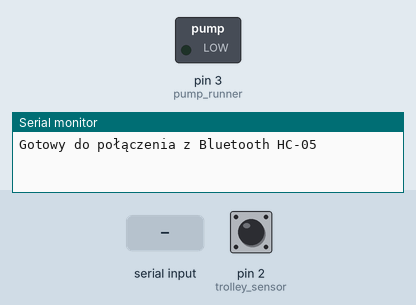
Recording of a sketch running on a simulated Arduino Uno, built with avr-gcc and run on an emulated ATmega328P. Parts: switched loads named in the sketch (green lamp = pin HIGH), the last lines printed to the serial monitor. Inputs (shaded band) come from the test bench; at power-on: pin 2 (trolley_sensor) HIGH.

Above: at 1.2 s.
1.3 s: "trolley,1\n" received over the second serial link
2.8 s: "=\n" received over the second serial link
4.3 s: pin 2 (trolley_sensor) pulsed LOW 5 times (0.12 s each, 0.3 s apart)
At 5.3 s:
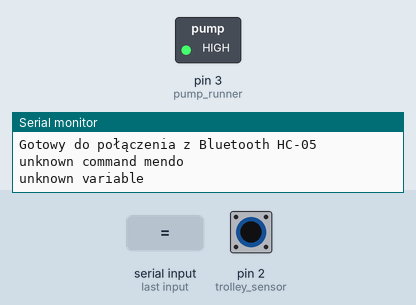
Timing chart, 0 to 7.3 s (numbered marks = the images above; inputs shaded):
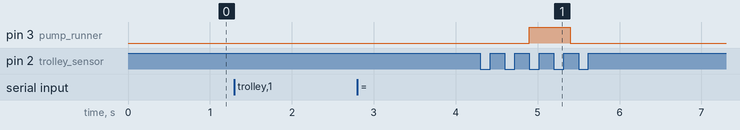

The sketch:

trolley_pump.ino
```cpp
#include <SoftwareSerial.h>

SoftwareSerial bluetooth(10, 11);
#define trolley_sensor 2
#define pump_runner 3

int oil_amount = 0;

short trolley_user_data = 0;
short trolley = 3;
int timer = 500;
bool isCountingTrolley = true;
// bool isPumpRunning = false;

void setup() {
  pinMode(trolley_sensor, INPUT_PULLUP);
  pinMode(pump_runner, OUTPUT);

  Serial.begin(9600);
  bluetooth.begin(9600);
  Serial.println("Gotowy do połączenia z Bluetooth HC-05");
}

void loop() {
  if (digitalRead(trolley_sensor) == LOW) {
    if(isCountingTrolley){
      trolley--;
      isCountingTrolley = false;
      if (trolley <=0){
        digitalWrite(pump_runner, HIGH);
        if(trolley_user_data != 0){
          trolley = trolley_user_data;
        } else {
          trolley = 3;
        }
        delay(timer);
        digitalWrite(pump_runner, LOW);
      }
    }
  } else {
    digitalWrite(pump_runner, LOW);
    isCountingTrolley = true;
  }

  if (bluetooth.available()) {
    // char c = bluetooth.read();
    String command = bluetooth.readStringUntil('\n');
    // Serial.write(c);
    handleBluetoothCommand(command);
  }

  if (Serial.available()) {
    char c = Serial.read();
    bluetooth.write(c);
  }
}

void handleBluetoothCommand(String command){
  command.trim();
  int equalsIndex = command.indexOf("=");
  if(equalsIndex == -1){
    Serial.println("unknown command mendo");
    return;
  }

  String variable = command.substring(0, equalsIndex);
  String valueStr = command.substring(equalsIndex +1);

  int value = valueStr.toInt();
  if(variable.equalsIgnoreCase("trolley")){
    trolley_user_data = value;
    Serial.print("trolley set on: ");
    Serial.println(trolley_user_data);
  } else if(variable.equalsIgnoreCase("timer")){
    timer = value;
    Serial.print("timer set on: ");
    Serial.println(timer);
  } else {
    Serial.println("unknown variable");
  }
}
```

Measured:
- after the input at 4.3 s, pin 3 (pump_runner): LOW → HIGH after 0.60 s, → LOW 0.50 s later
